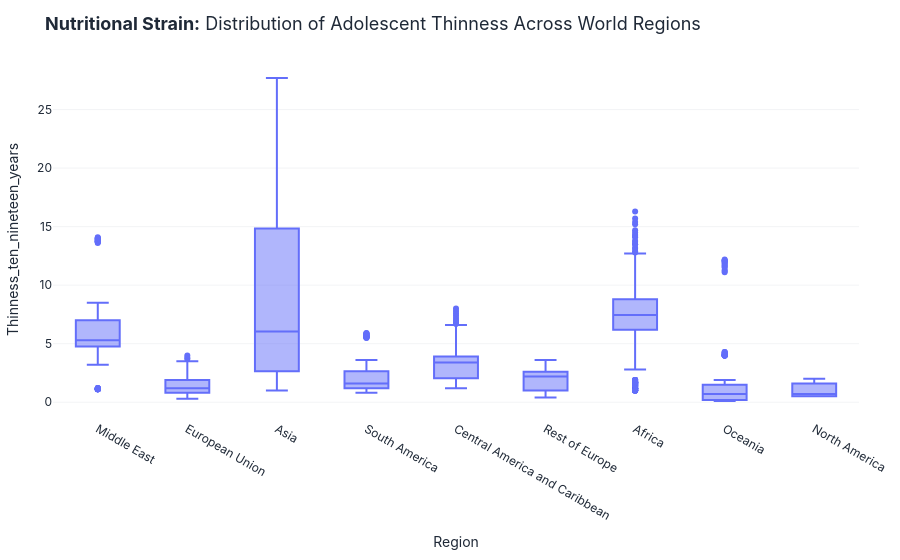

Notebook source saved alongside this figure:
### Code cell
# Q6: How does adolescent thinness (10-19 years) compare to childhood thinness (5-9 years) across Regions?
fig6 = px.box(
    df, x='Region', y='Thinness_ten_nineteen_years',
    title="<b>Nutritional Strain:</b> Distribution of Adolescent Thinness Across World Regions"
)
apply_clean_theme(fig6)
fig6.show()

### Figure 1 — Plotly figure (JSON) as saved in the notebook; plotly's stock layout.template omitted (floating-point values rounded to 4 significant figures; data arrays with more than 128 entries replaced by an {"elided": "..."} marker saying what was removed)
{"data": [{"alignmentgroup": "True", "hovertemplate": "Region=%{x}<br>Thinness_ten_nineteen_years=%{y}<extra></extra>", "legendgroup": "", "marker": {"color": "#636efa"}, "name": "", "notched": false, "offsetgroup": "", "orientation": "v", "showlegend": false, "type": "box", "x": {"elided": "2864 str values"}, "x0": " ", "xaxis": "x", "y": {"elided": "2864 float values"}, "y0": " ", "yaxis": "y"}], "layout": {"boxmode": "group", "font": {"color": "#1F2937", "family": "Inter, Arial, sans-serif"}, "legend": {"tracegroupgap": 0}, "margin": {"b": 40, "l": 40, "r": 40, "t": 60}, "paper_bgcolor": "#FFFFFF", "plot_bgcolor": "#FFFFFF", "title": {"font": {"family": "Inter, Arial, sans-serif", "size": 18}, "text": "<b>Nutritional Strain:</b> Distribution of Adolescent Thinness Across World Regions"}, "xaxis": {"anchor": "y", "domain": [0, 1], "showgrid": false, "title": {"text": "Region"}, "zeroline": false}, "yaxis": {"anchor": "x", "domain": [0, 1], "gridcolor": "#F3F4F6", "showgrid": true, "title": {"text": "Thinness_ten_nineteen_years"}, "zeroline": false}}}
